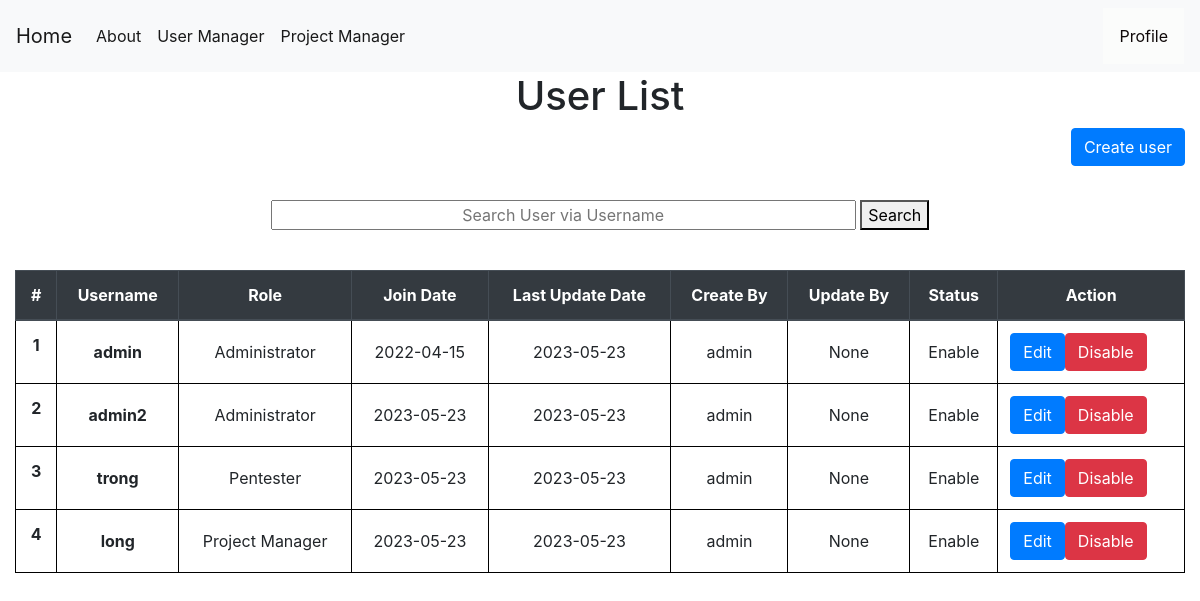
The app's page /enableaccount (signed in), older data.
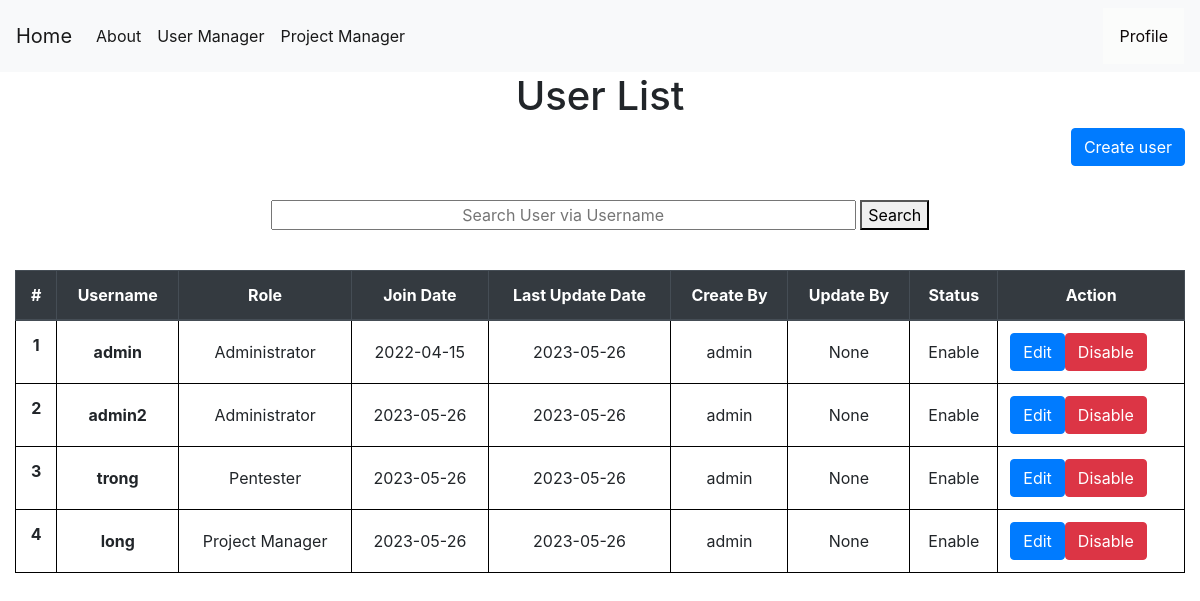
The same page, newer data.
### tables this page shows
CREATE TABLE users (
    userid INTEGER PRIMARY KEY AUTOINCREMENT,
    username TEXT NOT NULL,
    password TEXT NOT NULL,
    join_date date NOT NULL,
    update_date date,
    create_by TEXT NOT NULL,
    update_by TEXT,
    isactive INTEGER NOT NULL,
    role TEXT NOT NULL
);

### app.py (the view, shortened to what this page needs)
@app.route("/enableaccount", methods=('GET', 'POST'))
def enableaccount():
    if session["userid"] == None:
        return redirect(url_for('login'))
    currentuser = get_current_user()
    if currentuser["role"] != 'Administrator':
        return render_template('403.html',)
    msg = ''
    conn = get_db_connection()
    users = conn.execute('SELECT * FROM users').fetchall()
    conn.commit()
    conn.close()
    return render_template('show_user.html', currentuser=currentuser,users=users,msg=msg)

### app.py (called while the page is built)
def get_db_connection():
    conn = sqlite3.connect('database.db')
    conn.row_factory = sqlite3.Row
    return conn

def get_current_user():
    userid = session["userid"]
    conn = get_db_connection()
    user = conn.execute('SELECT * FROM users WHERE userid = ?',(userid,)).fetchone()
    conn.commit()
    conn.close()
    return user

### templates/show_user.html (shortened to what this page needs)
{% extends 'base.html' %}
{% block content %}
    <center><h1>{% block title %}  User List  {% endblock %}</h1></center>
    <link rel= "stylesheet" type= "text/css" href= "{{ url_for('static',filename='css/showuser.css') }}">
    <a href="{{ url_for('add_user')}}" class="btn btn-primary" style="float: right;" role="button" aria-pressed="true">Create user</a>
  <center>
  <form action="{{ url_for('search_user') }}" method ="GET">
    <input style="text-align: center;width:50%;" name="username" type="username" placeholder="Search User via Username" />
    <button>Search</button>
  </form>
</center></br>
    <table class="table">
        <thead class="thead-dark" text-align="center" style="text-align: center;width:100%;">
          <tr>
            <th style="text-align: center"scope="col">#</th>
            <th style="text-align: center"scope="col">Username</th>
            <th style="text-align: center"scope="col">Role</th>
            <th style="text-align: center"scope="col">Join Date</th>
            <th style="text-align: center"scope="col">Last Update Date</th>
            <th style="text-align: center"scope="col">Create By</th>
            <th style="text-align: center"scope="col">Update By</th>
            <th style="text-align: center"scope="col">Status</th>
            <th style="text-align: center"scope="col">Action</th>
          </tr>
        </thead>
        <tbody>
        {% for user in users %}
          <tr>
            <th style="text-align: center"class="counterCell"></th>
            <th style="text-align: center"class="align-middle"  scope="row">{{ user.username }}</th>
            <td style="text-align: center"class="align-middle" >{{ user.role }}</td>
            <td style="text-align: center"class="align-middle" >{{ user.join_date }}</td>
            <td style="text-align: center"class="align-middle" >{{ user.update_date }}</td>
            <td style="text-align: center"class="align-middle" >{{ user.create_by }}</td>
            <td style="text-align: center"class="align-middle" >{{ user.update_by }}</td>
            {% if user.isactive == 1 %}
            <td style="text-align: center"class="align-middle">Enable</td>
            {%else%}
            <td style="text-align: center"class="align-middle">Disable</td>
            {% endif %}
            <td style="text-align: center"class="align-middle">
              <span style="float:left;">
              <a href="{{ url_for('edituser',id= user.userid) }} "class="btn btn-primary">Edit</a>
              </span>
              {% if user.isactive == 1 %}
              <span style="float:left;">
              <form action="{{ url_for('showuser') }}" method=post >
                  <button id="disable" type=submit class="btn btn-danger" >Disable</button>
              </form>
            </span>
            {% endif %}
            </td>
          </tr>
        {% endfor %}
        </tbody>
      </table>
{% endblock %}

Row changes from the older to the newer data that the page shows:
changed users (number 1 of 4 on the later page): update_date "2023-05-23" → "2023-05-26"
changed users "admin2": join_date "2023-05-23" → "2023-05-26"; update_date "2023-05-23" → "2023-05-26"
changed users "trong": join_date "2023-05-23" → "2023-05-26"; update_date "2023-05-23" → "2023-05-26"
changed users "long": join_date "2023-05-23" → "2023-05-26"; update_date "2023-05-23" → "2023-05-26"
